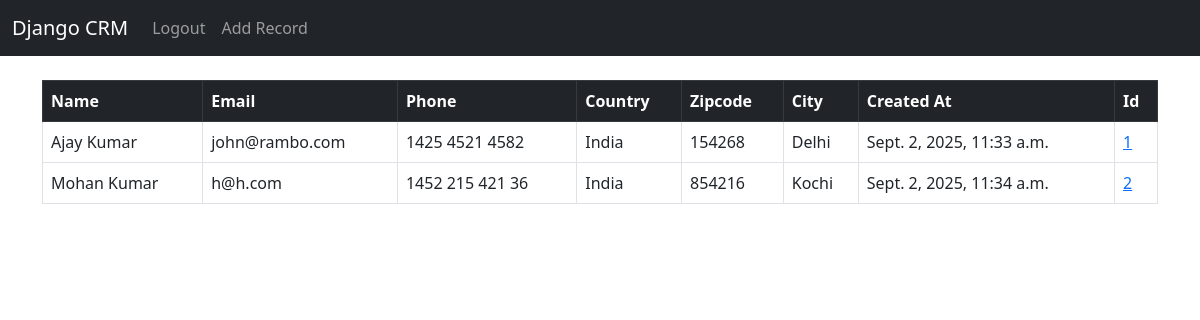
The app's page / (signed in), older data.
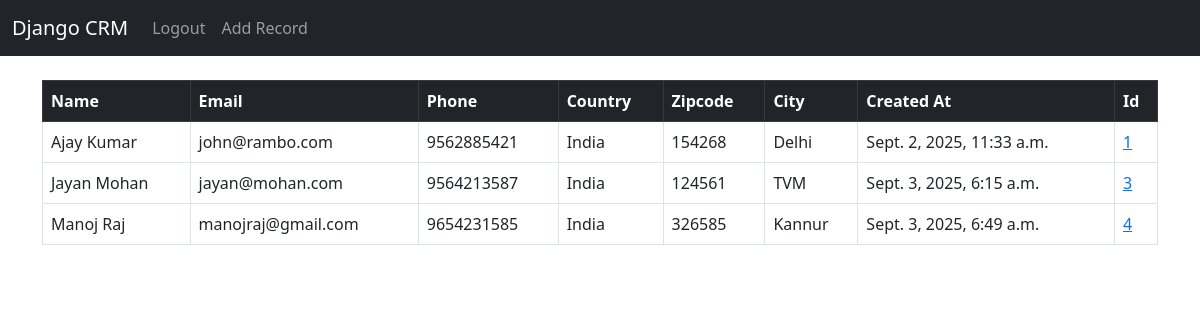
The same page, newer data.
### crm/models.py (models this page shows, shortened)
class Records(models.Model):
    created_at = models.DateTimeField(auto_now_add=True)
    first_name = models.CharField(max_length=20)
    last_name = models.CharField(max_length=30)
    email = models.EmailField()
    phone = models.CharField(max_length=15)
    city = models.CharField(max_length=40)
    country = models.CharField(max_length=40)
    zipcode = models.CharField(max_length=30)
    class Meta:
        verbose_name_plural = 'Records'

### crm/views.py (the view, shortened to what this page needs)
# urls.py: path('', views.index, name='index'),
def index(request):
    records = Records.objects.all()
    return render(request,'index.html',{'records':records})

### templates/index.html (shortened to what this page needs)
{% extends 'base.html' %}
{% block content %}
{% if user.is_authenticated %}
<table class="table table-stripped table-bordered table-hover">
    <thead class="table-dark">
        <tr>
            <th scope="col"> Name</th>
            <th scope="col">Email</th>
            <th scope="col">Phone</th>
            <th scope="col">Country</th>
            <th scope="col">Zipcode</th>
            <th scope="col">City</th>
            <th scope="col">Created At</th>
            <th scope="col">Id</th>
        </tr>
    </thead>
    <tbody>
        {% if records %}
        {% for record in records %}
        <tr>
            <td>{{record.first_name}}
                {{record.last_name}}</td>
            <td>{{record.email}}</td>
            <td>{{record.phone}}</td>
            <td>{{record.country}}</td>
            <td>{{record.zipcode}}</td>
            <td>{{record.city}}</td>
            <td>{{record.created_at}}</td>
            <td><a href="{% url 'record' record.id %}">{{record.id}}</a></td>
        </tr>
        {% endfor %}
        {% endif %}
    </tbody>
</table>
{% endif %}
{% endblock %}

### templates/base.html (shortened to what this page needs)
<!doctype html>
<html lang="en">
<head>
    <link href="https://cdn.jsdelivr.net/npm/bootstrap@5.2.3/dist/css/bootstrap.min.css" rel="stylesheet"
>
</head>
<body>
    {% include 'navbar.html' %}
    <div class="container">
        <br>
        {% block content %}
        {% endblock %}
    </div>
</body>
</html>

### templates/navbar.html (shortened to what this page needs)
<nav class="navbar navbar-expand-lg navbar-dark bg-dark">
    <div class="container-fluid">
        <a class="navbar-brand" href="#">Django CRM</a>
        <div class="collapse navbar-collapse" id="navbarSupportedContent">
            <ul class="navbar-nav me-auto mb-2 mb-lg-0">
                {% if user.is_authenticated %}
                <li class="nav-item">
                    <a class="nav-link" href="{% url 'logout' %}">Logout</a>
                </li>
                <li class="nav-item">
                    <a class="nav-link" href="{% url 'add_record' %}">Add Record</a>
                </li>
                {% endif %}
            </ul>
        </div>
    </div>
</nav>

Row changes from the older to the newer data that the page shows:
removed Records: first_name "Mohan", last_name "Kumar", email "h@h.com", phone "1452 215 421 36", country "India", zipcode "854216", city "Kochi", created_at "Sept. 2, 2025, 11:34 a.m.", id "2"
changed Records "Ajay": phone "1425 4521 4582" → "9562885421"
added Records: first_name "Jayan", last_name "Mohan", email "jayan@mohan.com", phone "9564213587", country "India", zipcode "124561", city "TVM", created_at "Sept. 3, 2025, 6:15 a.m.", id "3"
added Records: first_name "Manoj", last_name "Raj", email "manojraj@gmail.com", phone "9654231585", country "India", zipcode "326585", city "Kannur", created_at "Sept. 3, 2025, 6:49 a.m.", id "4"
